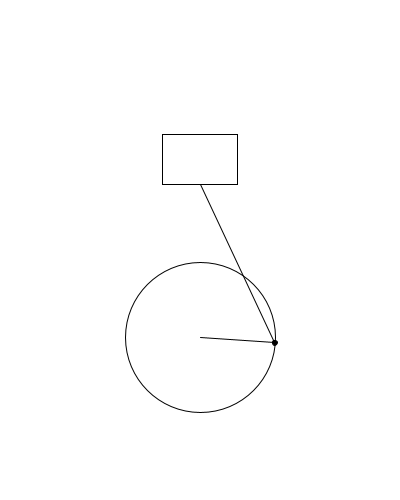
Frame 1 (no input)
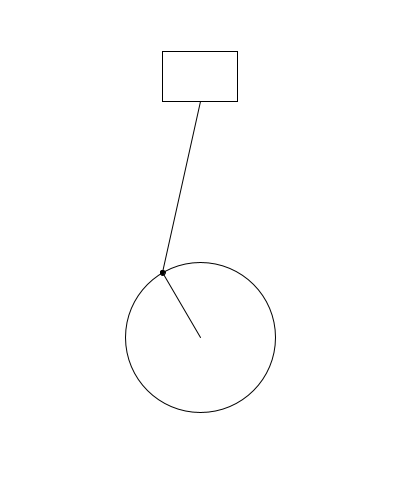
Frame 60 (the mouse pressed at the canvas centre just before this capture)
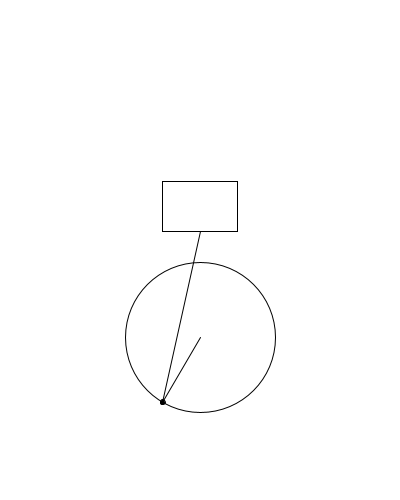
Frame 120 (the mouse held since frame 60 and released just before this capture)

The Processing sketch that drew these frames (run headless with seeded random() and noise(); from frame 60 on, the mouse is pressed at the canvas centre):

// Processing sketch: processing_17338
// ── processing_17338.pde

// Piston
// Ted Brown # January 27, 2010
// Written en route from Burbank to Eugene on a netbook, w00t
// Uses degrees instead of radians because my math was still shaky at this point

Piston_Object piston;

void setup () {
  size(400, 500);
  piston = new Piston_Object();
  stroke(0);
}

void draw () {
  piston.update();
  background(255, 255, 255, 1);
  piston.render();
}

class Piston_Object {
  float rotation, radius, shaft, headWidth, headHeight;
  float baseX, baseY, gearX, gearY, shaftX, shaftY;
  float energy;
  boolean downstroke;
  
  Piston_Object () {
    rotation = 0;
    radius = 75;
    shaft = 175;
    baseX = width/2;
    baseY = height/2 + shaft/2;
    headWidth = 75;
    headHeight = 50;
    energy = 4;
  }
  
  void update () {
    rotation += energy;
    if (rotation >= 360) rotation = 0;
    if (rotation == -360) rotation = 0;
      
    gearX = (cos(radians(rotation)) * radius) + baseX;
    gearY = (sin(radians(rotation)) * radius) + baseY;
    
    float a = gearX - baseX;
    float A;
    float prevShaftY = shaftY;
    
    if (a < 0) {
      A = acos(abs(a)/shaft);
      shaftX = (cos(A) * shaft) + gearX;
      shaftY = gearY - (sin(A) * shaft);
    } else {
      A = asin(a/shaft);
      shaftX = gearX - (sin(A) * shaft);
      shaftY = gearY - (cos(A) * shaft);
    }
    
    if (prevShaftY < shaftY) downstroke = true;
    else downstroke = false;
  }
  
  void render () {
    line(baseX, baseY, gearX, gearY);
    line(gearX, gearY, shaftX, shaftY);
    noFill();
    ellipse(baseX, baseY, radius * 2, radius * 2);
    rect(shaftX - headWidth/2, shaftY - headHeight, headWidth, headHeight); 
    fill(0);
    ellipse(gearX, gearY, 5, 5);
  }

}
